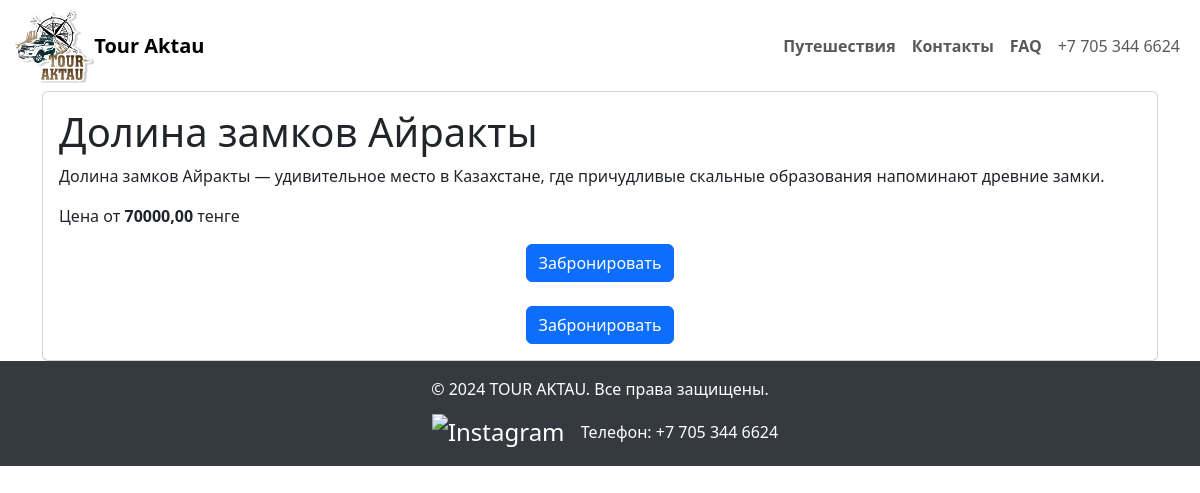
Page /tour_detail/3/ on the earlier database version.
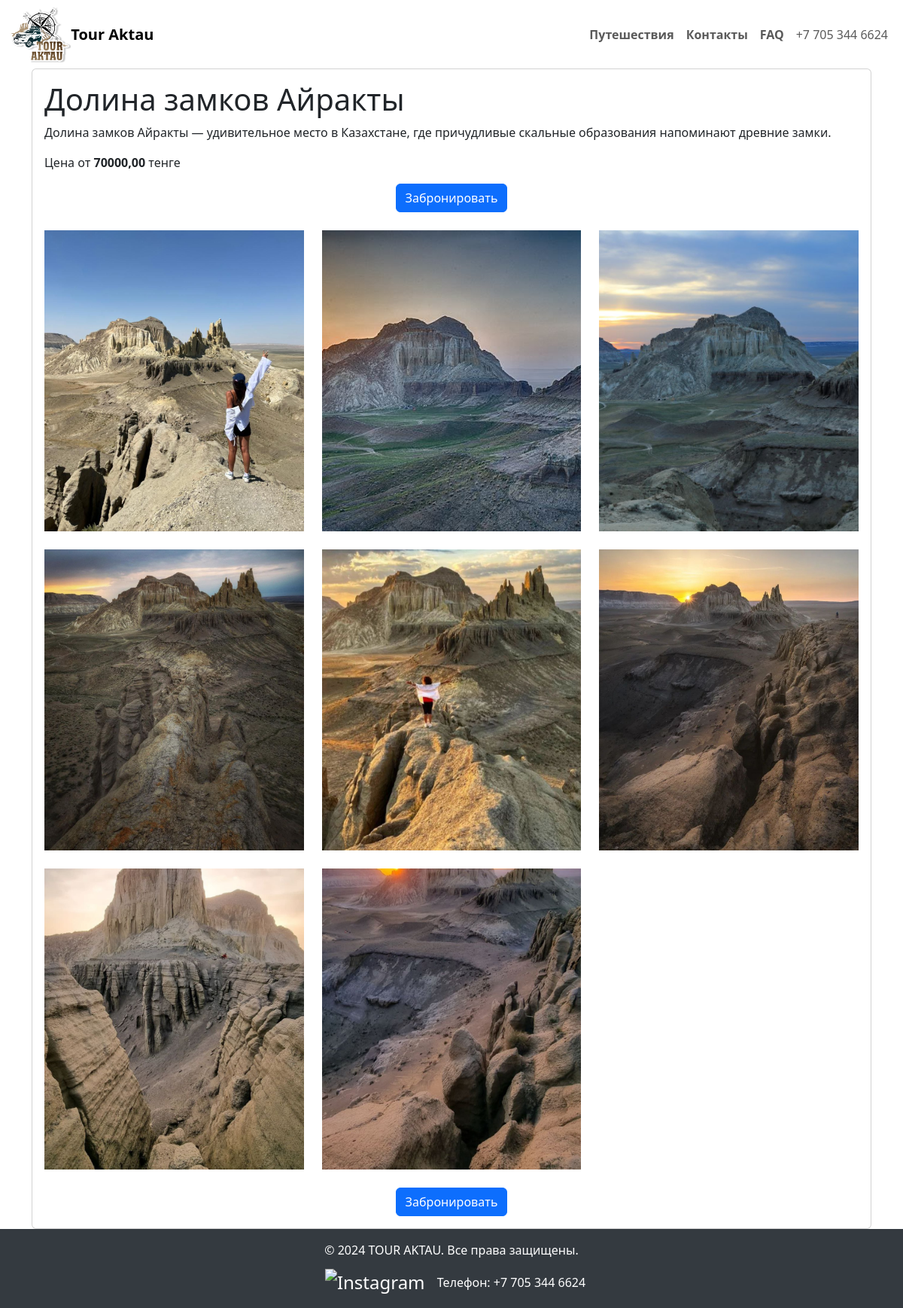
Same page on the later database version.
### main/models.py (models this page shows, shortened)
class Tour(models.Model):
    destination = models.ForeignKey(Destination, on_delete=models.CASCADE)
    price = models.DecimalField(max_digits=10, decimal_places=2)
    image = models.ImageField(upload_to='tour_detail_imаge/')
    book_data = models.DateField(auto_now_add=True)
    category = models.ForeignKey(Category, on_delete=models.CASCADE)

class Destination(models.Model):
    name = models.CharField(max_length=50)
    description = models.TextField(max_length=150)
    image = models.ImageField(upload_to='destination/')

class TourImage(models.Model):
    tour = models.ForeignKey(Tour, on_delete=models.CASCADE, related_name='images')
    image = models.ImageField(upload_to='tour_detail_imаge/')

### main/views.py (the view)
# urls.py: path('tour_detail/<int:pk>/', views.tour_detail, name='tour_detail'),
def tour_detail(request, pk):
    tour = get_object_or_404(Tour, pk=pk)
    is_booked = False
    if request.user.is_authenticated:
        is_booked = Book_list.objects.filter(user=request.user, tour=tour).exists()
    tour_images = TourImage.objects.filter(tour=tour)
    tour_videos = TourVideo.objects.filter(tour=tour)
    return render(request, 'main/tour_detail.html',
                  {'tour': tour, 'is_booked': is_booked, 'tour_images': tour_images, 'tour_videos': tour_videos})

### templates/main/tour_detail.html (shortened to what this page needs)
{% load static %}
<!DOCTYPE html>
<html lang="en">
<head>
    <link href="https://cdn.jsdelivr.net/npm/bootstrap@5.3.3/dist/css/bootstrap.min.css" rel="stylesheet"
>
</head>
<body>
<nav class="navbar navbar-expand-lg navbar-light" style="background-color: white;">
    <div class="container-fluid">
        <img src="{% static 'logo/logo.png' %}" style="width: 7%">
        <a class="navbar-brand mx-auto" href="{% url 'main' %}"><strong>Tour Aktau</strong></a>
        <div class="collapse navbar-collapse justify-content-end" id="navbarNav">
            <ul class="navbar-nav">
                <li class="nav-item">
                    <a class="nav-link btn btn-outline-secondary btn-lg btn-md btn-sm fw-bold"
                       href="{% url 'tour_list' %}">Путешествия</a>
                </li>
                <li class="nav-item">
                    <a class="nav-link btn btn-outline-secondary btn-lg btn-md btn-sm fw-bold"
                       href="{% url 'contact' %}">Контакты</a>
                </li>
                <li class="nav-item">
                    <a class="nav-link btn btn-outline-secondary btn-lg btn-md btn-sm fw-bold" href="{% url 'faq' %}">FAQ</a>
                </li>
                <li class="nav-item">
                    <span class="nav-link">+7 705 344 6624</span>
                </li>
            </ul>
        </div>
    </div>
</nav>
<div class="container">
    <div class="card">
        <div class="card-body">
            <h1 class="card-title">{{ tour.destination.name }}</h1>
            <p class="card-text">{{ tour.destination.description }}</p>
            <p class="card-text">Цена от <strong>{{ tour.price }}</strong> тенге</p>
            <div class="text-center mb-4">
                <form method="post" action="{% url 'book_tour' pk=tour.pk %}">
                    <button type="submit" class="btn btn-primary">Забронировать</button>
                </form>
            </div>
            <div class="row">
                {% for image in tour.images.all %}
                <div class="col-md-4 mb-4">
                    <img src="{{ image.image.url }}" class="img-fluid tour-image" alt="Tour image">
                </div>
                {% endfor %}
            </div>
            <div class="text-center">
                <form method="post" action="{% url 'book_tour' pk=tour.pk %}">
                    <button type="submit" class="btn btn-primary">Забронировать</button>
                </form>
            </div>
        </div>
    </div>
</div>
<footer class="footer mt-auto py-3">
    <div class="container text-center">
        <span>© 2024 TOUR AKTAU. Все права защищены.</span>
        <div class="footer-icons">
            <a href="https://www.instagram.com/tour.aktau.kazakhstan/" target="_blank" rel="noopener noreferrer">
                <img src="https://upload.wikimedia.org/wikipedia/commons/a/a5/Instagram_icon.png" alt="Instagram"
                     width="30">
            </a>
            <span>Телефон: +7 705 344 6624</span>
        </div>
    </div>
</footer>
</body>
</html>

### templates/main/tour_detail.html (style rules this page uses)
.tour-image { width: 100%; height: 400px; object-fit: cover; }
.footer { background-color: #343a40; color: white; position: relative; bottom: 0; width: 100%; }
.footer a { color: white; text-decoration: none; }
.footer-icons { margin-top: 10px; }
.footer-icons a { margin: 0 10px; color: white; font-size: 1.5rem; }

Differences in the rows shown:
added TourImage: image (picture)
added TourImage: image (picture)
added TourImage: image (picture)
added TourImage: image (picture)
added TourImage: image (picture)
added TourImage: image (picture)
added TourImage: image (picture)
added TourImage: image (picture)
